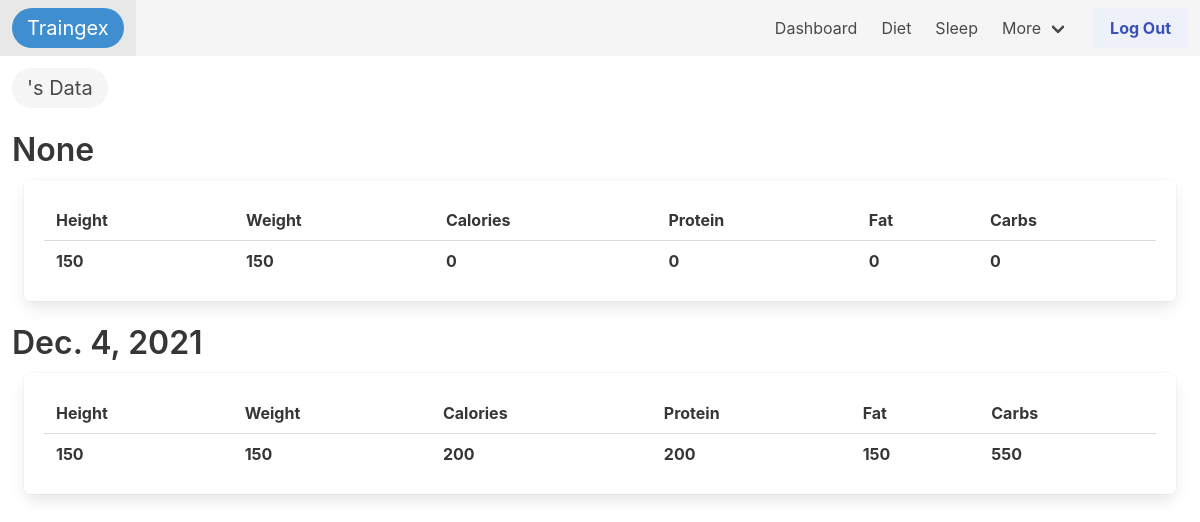
The page /data/ on the database as committed earlier.
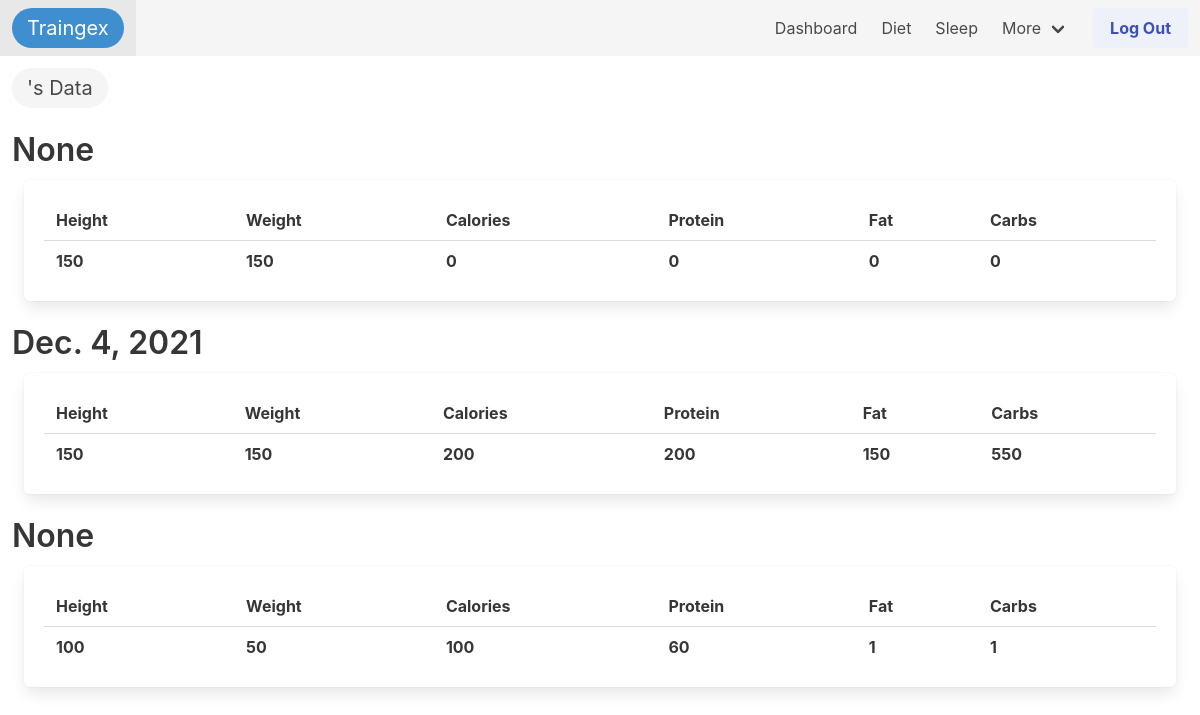
The same page on the database as committed later.
### Dashboard/models.py (models this page shows, shortened)
class index(models.Model):
    user = models.ForeignKey(
        User, on_delete=models.CASCADE, related_name="index", null=True)
    date = models.DateField(blank=True, null=True)
    height = models.IntegerField("Height(cm)")
    weight = models.IntegerField("Weight(Ib)")
    calories = models.IntegerField("Calories:")
    protein = models.IntegerField("Protein(g):")
    fat = models.IntegerField("Fat(g):")
    carbs = models.IntegerField("Carbs(g):")

### Dashboard/views.py (the view)
# urls.py: path('data/', views.data, name = 'data'),
def data(request):
    all_data = index.objects.all()
    return render(request, 'data.html', {'all': all_data})

### Dashboard/Templates/data.html (shortened to what this page needs)
<!DOCTYPE html>
<html lang="en">
<head>
    <link rel="stylesheet" href="https://cdn.jsdelivr.net/npm/bulma@0.9.3/css/bulma.min.css">
</head>
<body>
    {% include "navbar.html" %}
    <h1 class="tag is-large is-rounded is-light has-marg m-3">{{ request.user.first_name }}'s Data</h1>
    {% for data in all %}
    <h2 class='title is-3 has-marg m-3'>{{data.date}}</h2>
    <div class='box mr-5 ml-5'>
        <table class='table is-fullwidth is-hoverable'>
            <tr>
                <th>Height</th>
                <th>Weight</th>
                <th>Calories</th>
                <th>Protein</th>
                <th>Fat</th>
                <th>Carbs</th>
            </tr>
            <tr>
                <th>{{data.height}}</th>
                <th>{{data.weight}}</th>
                <th>{{data.calories}}</th>
                <th>{{data.protein}}</th>
                <th>{{data.fat}}</th>
                <th>{{data.carbs}}</th>
            </tr>
        </table>
    </div>
    {% endfor %}

### Dashboard/Templates/navbar.html (shortened to what this page needs)
<!DOCTYPE html>
<html lang="en">
<head>
    <link rel="stylesheet" href="https://cdn.jsdelivr.net/npm/bulma@0.9.3/css/bulma.min.css">
</head>
<body>
    <nav class="navbar is-light navbar-box-shadow-size" role="navigation" aria-label="main navigation">
        <div class="navbar-brand">
          <a class="navbar-item " href="{% url 'Dashboard:dashboard' %}">
            <span class='tag is-large is-rounded is-info'>
                Traingex
            </span>
          </a>
        </div>
        <div id="navbarBasicExample" class="navbar-menu">
            <div class="navbar-end">
              <a class="navbar-item" href="{% url 'Dashboard:dashboard' %}">
                Dashboard
              </a>
              <a class="navbar-item" href="{% url 'Dashboard:diet' %}">
                Diet
              </a>
              <a class="navbar-item" href="{% url 'Dashboard:sleep' %}">
                Sleep
              </a>
              <div class="navbar-item has-dropdown is-hoverable">
                <a class="navbar-link">
                  More
                </a>
            </div>
        </div>
        <div class="navbar-item">
              <div class="buttons">
                <a class="button is-link is-light" href="{% url 'Dashboard:logout' %}">
                  <strong>Log Out</strong>
                </a>
              </div>
          </div>
        </div>
    </nav>
</body>
</html>

Rows that differ between the two databases and show on the page:
added index: date "None", height "100", weight "50", calories "100", protein "60", fat "1", carbs "1"
